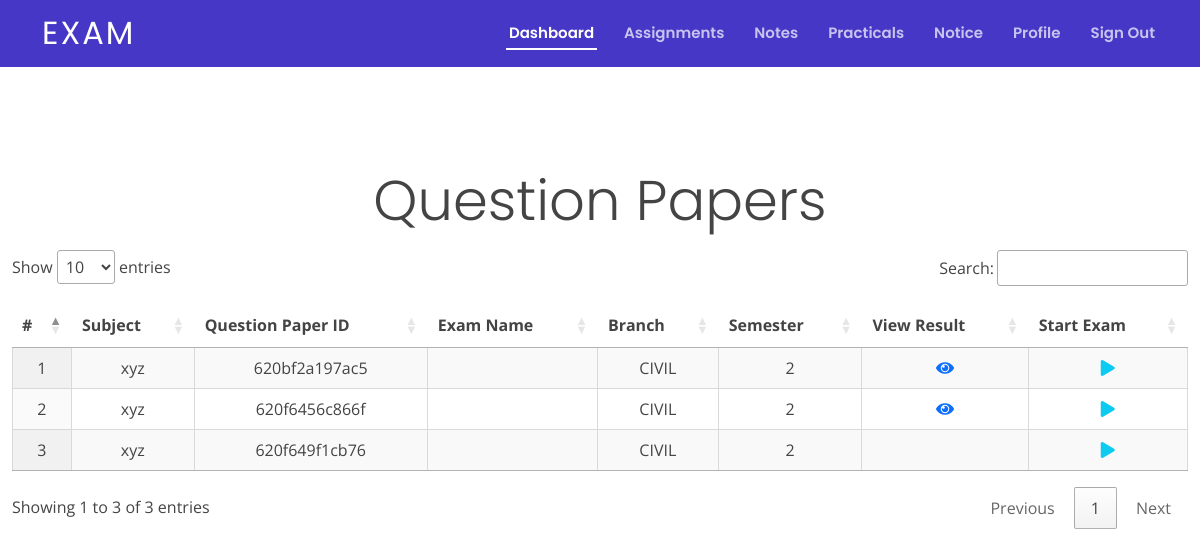
Page /users/student/dashboard.php (signed in) on the committed database.
### tables this page shows
CREATE TABLE `question_paper` (
  `id` int(11) NOT NULL,
  `branch` varchar(255) NOT NULL,
  `semester` varchar(255) NOT NULL,
  `subject` varchar(255) NOT NULL,
  `time` int(11) NOT NULL,
  `totalmarks` int(11) NOT NULL,
  `totalquestions` int(11) NOT NULL,
  `added_by` varchar(255) NOT NULL,
  `question_paper_id` varchar(255) NOT NULL,
  `question_id` varchar(122) NOT NULL,
  `status` int(11) NOT NULL DEFAULT 0,
  `pprname` varchar(155) NOT NULL
);

### users/student/dashboard.php (the view, shortened to what this page needs)
<?php
include "../../db.php";
    $sessionemail=$_SESSION['userid'];
include "nav.php";
$sqlstud=mysqli_query($con,"select * from `students_detail` where `email`='$sessionemail'");
$arrsqlstud=mysqli_fetch_array($sqlstud);
$branch=$arrsqlstud['branch'];
$semester=$arrsqlstud['semester'];
?>
    <main id="main">
        <section class="container-fluid justify-content-center text-center">
            <h2 class="h2 display-4 mb-3">Question Papers</h2>
            <table id="question-papers-table" class="display cell-border stripe hover order-column" style=" width: 100%">
                <thead>
                    <tr>
                        <th>#</th>
                        <th>Subject</th>
                        <th>Question Paper ID</th>
                        <th>Exam Name</th>
                        <th>Branch</th>
                        <th>Semester</th>
                        <th>View Result</th>
                        <th>Start Exam</th>
                    </tr>
                </thead>
                <tbody>
                <?php
    $sql=mysqli_query($con,"select * from `question_paper` where `semester`='$semester' and `branch`='$branch' group by `question_paper_id`");
    $srno=1;
    while($row=mysqli_fetch_array($sql)){
        $question_paper_id=$row['question_paper_id'];
                    ?>
                    <tr>
                        <td><?php echo $srno++; ?></td>
                        <td><?php echo $row['subject']; ?></td>
                        <td><?php echo $row['question_paper_id']; ?></td>
                        <td><?php echo $row['pprname']; ?></td>
                        <td><?php echo $row['branch']; ?></td>
                        <td><?php echo $row['semester']; ?></td>
                        <td>
                          <?php
                           $sqlgvv=mysqli_query($con,"SELECT * FROM `question_paper_ans` WHERE `studemail`='$sessionemail' and `question_paper_id`='$question_paper_id'");
                             $countgvv=mysqli_num_rows($sqlgvv);
                           if($countgvv>0){
                          ?>
                        <a href="result.php?question_paper_id=<?php echo $question_paper_id; ?>" class="text-primary" title="View assignment">
                                <i class="fa fa-eye" aria-hidden="true"></i>
                            </a>
                        <?php } ?>
                        </td>
                        <td>
                            <?php
                            $qpid=$row['question_paper_id'];
                            $sqlgv=mysqli_query($con,"SELECT * FROM `question_paper_ans` WHERE `studemail`='$sessionemail' and `question_paper_id`='$qpid'");
                            $countgv=mysqli_num_rows($sqlgv);
                            if($countgv<=0){
                            ?>
                            <a href="start-exam.php?question_paper_id=<?php echo $row['question_paper_id']; ?>" class="text-info" title="Start Exam">
                                <i class="fa fa-play" aria-hidden="true"></i>
                            </a>
                            <?php } else { ?>
                              <a href="#" class="text-info" title="Start Exam" onclick="alert('This Exam Already Given By You!!')">
                              <i class="fa fa-play" aria-hidden="true"></i>
                          </a>
                          <?php }  ?>
                        </td>
                    </tr>
                    <?php } ?>
                </tbody>
            </table>
        </section>
    </main>
    <?php include "footer.php"; ?>

### assets/css/style.css (style rules this page uses)
body { font-family: "Open Sans", sans-serif; color: #444444; }
a { color: #5846f9; text-decoration: none; }
h1, h2, h3, h4, h5, h6 { font-family: "Poppins", sans-serif; }
section { padding: 100px 0; overflow: hidden; }

### rows in the picture
question_paper: subject "xyz", question_paper "620bf2a197ac5", branch "CIVIL", semester "2"
question_paper: subject "xyz", question_paper "620f6456c866f", branch "CIVIL", semester "2"
question_paper: subject "xyz", question_paper "620f649f1cb76", branch "CIVIL", semester "2"
